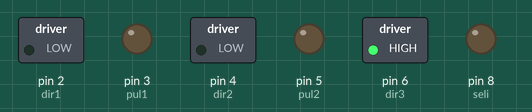
The sketch below on a simulated Arduino Uno, built with avr-gcc and run on an emulated ATmega328P. On the bench: switched loads named in the sketch (green lamp = pin HIGH), output pins drawn as LEDs (lit = HIGH). Pins used as bus, display or sensor lines are not drawn.

Above: at 1.5 s.
At 4.5 s:
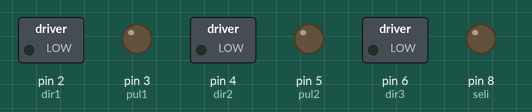
Timing chart, 0 to 7.8 s (numbered marks = the images above):
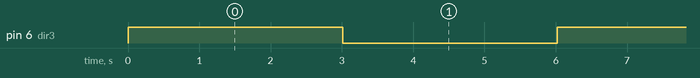

Measured:
- by itself, pin 6 (dir3): alternates HIGH for 3.0 s and LOW for 3.0 s

The sketch:

Proximity.ino
```cpp
#define dir1 2  //x
#define pul1 3
#define dir2 4  //y
#define pul2 5
#define dir3 6  //z
#define pul3 7

#define seli 8
#define Flowsensor 10

#define proximity1 10
#define proximity2 11
#define proximity3 12


int i;
int j;
long k;
int motorSpeed = 500;////////////หน่วงแบบไมโครวินาที

int checkX = 1;
int checkY = 1;
int checkZ = 1;


int X;
int Y;
float TIME = 0;
float FREQUENCY = 0;
float WATER = 0;
float TOTAL = 0;
float LS = 0;
  int n2 = 1;
  int n1 = 7;////////
  long stepsX = 200;//////////200
  long stepsY = 400;//////////1600
  long stepsZ = 1000;//////////8000

void setup()
{
  pinMode(dir1,OUTPUT);
  pinMode(pul1,OUTPUT);
  pinMode(dir2,OUTPUT);
  pinMode(pul2,OUTPUT);
  pinMode(dir3,OUTPUT);
  pinMode(pul3,OUTPUT);
  pinMode(seli,OUTPUT);
  pinMode(proximity1,INPUT);
  pinMode(proximity2,INPUT);
  pinMode(proximity3,INPUT);
  pinMode(Flowsensor,INPUT_PULLUP);
  Serial.begin(9600);
}

void loop()
{
  m(3,1,1000);
  delay(2000);
  m(3,0,1000);
  delay(2000);
}
void m(int motor,int dir,long pul)
{
  if(motor==1)
  {
    digitalWrite(dir1,dir);
    for(k=0;k<=pul;k++)
    {
      digitalWrite(pul1,HIGH);
      delayMicroseconds(motorSpeed);
      digitalWrite(pul1,LOW);
      delayMicroseconds(motorSpeed);
    }
  }
  else if(motor==2)
  {
    digitalWrite(dir2,dir);
    for(k=0;k<=pul;k++)
    {
      digitalWrite(pul2,HIGH);
      delayMicroseconds(motorSpeed);
      digitalWrite(pul2,LOW);
      delayMicroseconds(motorSpeed);
    }
  }
  else
  {
    digitalWrite(dir3,dir);
    for(k=0;k<=pul;k++)
    {
      digitalWrite(pul3,HIGH);
      delayMicroseconds(motorSpeed);
      digitalWrite(pul3,LOW);
      delayMicroseconds(motorSpeed);
    }
  }
}
void water()
{
  delay(1500);
  float humi_G=analogRead(A0);
  humi_G=humi_G*100/1023;
  if(humi_G<50)
  {
    m(3,1,stepsZ);
    digitalWrite(seli,HIGH);
    flow();
    digitalWrite(seli,LOW);
    delay(500);
  }else{
    m(3,1,stepsZ);
  }

}
void flow()
{
  while(1)
  {
    X = pulseIn(Flowsensor, HIGH);
    Y = pulseIn(Flowsensor, LOW);
    TIME = X + Y;//อันนี้คือได้ค่า 1 คาบเวลา
    FREQUENCY = 1000000/TIME;//หาความถี่ตามสูตร 1/T 1ก็คือ1วินาที หรือ1,000,000ไมโครวินาที
    WATER = FREQUENCY/7.5; //ปริมาณน้ำ 1 นาที
    LS = WATER/60; //ทำเป็นวินาทีจากนาที
    if(FREQUENCY >= 0)
    {
      if(isinf(FREQUENCY))
      {
        Serial.println(TOTAL);
        Serial.println("Not Flowing!");
      }
      else
      {
        Serial.println("Flowing!");
        TOTAL = TOTAL + LS;
        Serial.println(WATER);
        Serial.println(TOTAL);
      }
    }
    if(TOTAL==0.3)
    {
      TOTAL=0;
      break;
    }
  }
}
void set_p()
{
  while(1)
  {

    checkZ = digitalRead(proximity3);
    if(checkZ == 1)
    {
      break;
    }else{
      m(3,0,1);
    }
  }
  while(1)
  {
    checkX = digitalRead(proximity1);
    if(checkX == 0)
    {
      break;
    }else{
      m(1,1,1);
    }
  }
  while(1)
  {
    checkY = digitalRead(proximity2);
    if(checkY == 0)
    {
      break;
    }else{
      m(2,0,1);
    }
  }
}
```
